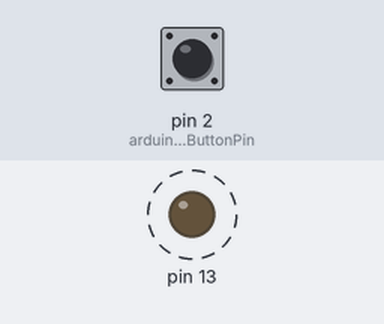
This sketch was run on a simulated Arduino Uno, built with avr-gcc and run on an emulated ATmega328P. On the bench: output pins drawn as LEDs (lit = HIGH). Dashed ring = blinking. The test bench sets the inputs (shaded band); at power-on: pin 2 (arduinoPowerButtonPin) LOW. Pins used as bus, display or sensor lines are not drawn.

Above: at 3.7 s.
Timing chart, 0 to 6.0 s (numbered marks = the images above):
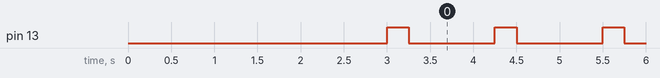

Measured:
- by itself, pin 13: alternates HIGH for 0.25 s and LOW for 1.0 s

The sketch:

arduino_1_power_on_power_off_interrupt.ino
```cpp
// (licence header left out)
// Global variables for Arduino Power
const int arduinoPowerEnablePin = 8;
const int arduinoPowerButtonPin = 2;

// Note the volatile type - used to read the button state (not used here)
volatile int arduinoPowerButtonState = 0;

void arduinoPowerSetup() {

  // Setup the pins
  pinMode(arduinoPowerButtonPin, INPUT);
  pinMode(arduinoPowerEnablePin, OUTPUT);

  // On Arduino boot, set the Enable Pin high - this keeps the PowerBoost On
  digitalWrite(arduinoPowerEnablePin, HIGH);

  // need to delay for three seconds to allow the Arduino to 'boot'
  // before attaching the interrupt
  delay(3000);

  // Attach an interrupt to the ISR vector
  // pin 2 is linked to Interrupt 0 (INT0)
  attachInterrupt(0, arduinoPowerInterrupt, RISING);
}

void arduinoPowerInterrupt() {
  // shutdown the PowerBoost when the button is pressed while Arduino
  // is running - this only works when the button is released...
  // This is because the power ON circuit is also activated when the button is down
    digitalWrite(arduinoPowerEnablePin, LOW);
}

void arduinoPowerMonitor() {
  // in this example this function does nothing !
  // in other examples this would log the battery voltage, etc.
}


// Regular Arduino setup() and loop() functions

void setup() {

  arduinoPowerSetup();

  // Add any other setup here
  // In this example pin 13 is set as an output
  // this has an on-board LED attached
  pinMode(13, OUTPUT);
}


void loop() {
  // Monitor the power status
  arduinoPowerMonitor();

  // Flash the on-board LED attached to Pin 13 just to show some activity
  digitalWrite(13, HIGH);
  delay(250);
  digitalWrite(13, LOW);

  // Delay 1 second
  delay(1000);
}
```
